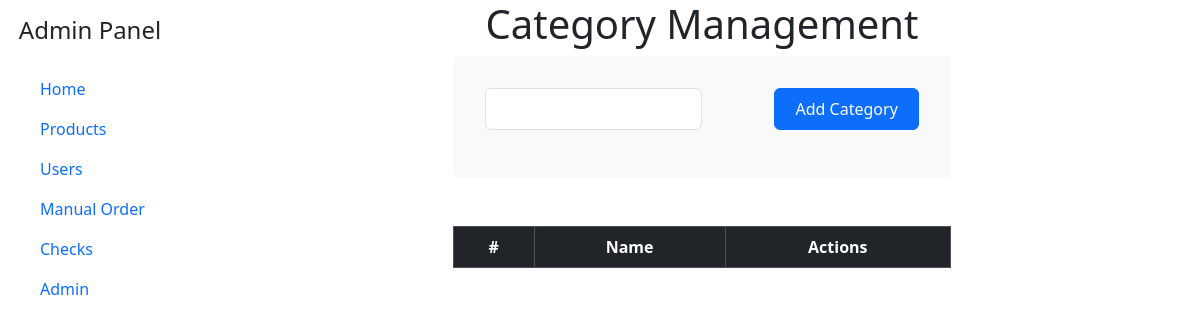
Before: /category/category.php with the older database file.
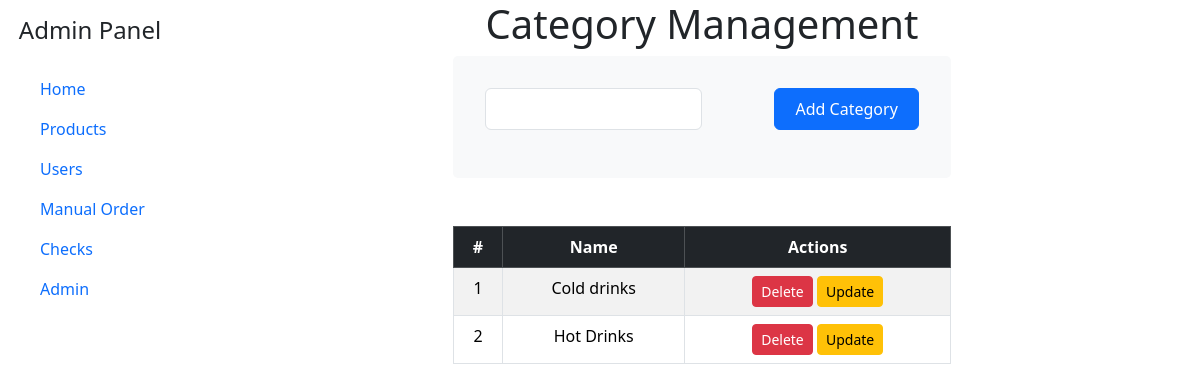
After: the same page with the newer database file.
### tables this page shows
CREATE TABLE `categories` (
  `id` int(11) NOT NULL,
  `name` varchar(100) NOT NULL
);

### category/category.php (the view, shortened to what this page needs)
<?php
    include_once '../connect.php';
?>
<!DOCTYPE html>
<html lang="en">
<head>
    <link href="https://cdn.jsdelivr.net/npm/bootstrap@5.3.5/dist/css/bootstrap.min.css" rel="stylesheet">
</head>
<body>
    <div class="page-container row">
        <aside class="col-md-2 col-12">
                <div class="d-flex flex-column p-3">
                    <h4 class="text-center mb-4">Admin Panel</h4>
                    <ul class="nav nav-pills flex-column mb-auto">
                        <li class="nav-item">
                            <a href="../product/listproducts.php" class="nav-link">
                                <i class="fas fa-home me-2"></i> Home
                            </a>
                        </li>
                        <li class="nav-item">
                            <a href="../product/listproducts.php" class="nav-link">
                                <i class="fas fa-box me-2"></i> Products
                            </a>
                        </li>
                        <li class="nav-item">
                            <a href="#" class="nav-link">
                                <i class="fas fa-users me-2"></i> Users
                            </a>
                        </li>
                        <li class="nav-item">
                            <a href="#" class="nav-link">
                                <i class="fas fa-shopping-cart me-2"></i> Manual Order
                            </a>
                        </li>
                        <li class="nav-item">
                            <a href="#" class="nav-link">
                                <i class="fas fa-list-check me-2"></i> Checks
                            </a>
                        </li>
                        <li class="nav-item">
                            <a href="#" class="nav-link">
                                <i class="fas fa-user-shield me-2"></i> Admin
                            </a>
                        </li>
                    </ul>
                </div>
        </aside>
        <main class="col-md-10 col-12">
            <h1 class="text-center">Category Management</h1>
            <form method="POST" class="d-flex justify-content-between align-items-baseline">
                <div class="mb-3 col-md-6">
                    <input type="text" class="form-control p-2" id="name" name="name">
                </div>
                <button type="submit" class="btn btn-primary col-md-4 text-center p-2" name="submit">Add Category</button>
            </form>
            <table class="table table-bordered table-striped text-center m-auto w-50 my-5">
                <thead class="table-dark">
                    <tr>
                        <th>#</th>
                        <th>Name</th>
                        <th>Actions</th>
                    </tr>
                </thead>
                <tbody>
                    <?php
                        $getQuery = "SELECT * FROM categories";
                        $getResult = mysqli_query($myConnection, $getQuery);
                        if ($getResult) {
                            $i = 1;
                            while($catInfo = mysqli_fetch_assoc($getResult)) {
                                echo "<tr>";
                                echo "<td>" . $i++ . "</td>";
                                echo "<td>" . htmlspecialchars($catInfo["name"]) . "</td>";
                                echo "<td>
                                        <a href='delete.php?catid={$catInfo['id']}' class='btn btn-danger btn-sm'>Delete</a>
                                        <a href='update.php?catid={$catInfo['id']}' class='btn btn-warning btn-sm'>Update</a>
                                    </td>";
                                echo "</tr>";
                            }
                        } else {
                            echo "<tr><td colspan='3'>Error fetching categories: " . mysqli_error($myConnection) . "</td></tr>";
                        }
                    ?>
                </tbody>
            </table>
        </main>
    </div>
</body>
</html>

Changed rows visible on the page:
added categories: name "Cold drinks"
added categories: name "Hot Drinks"
